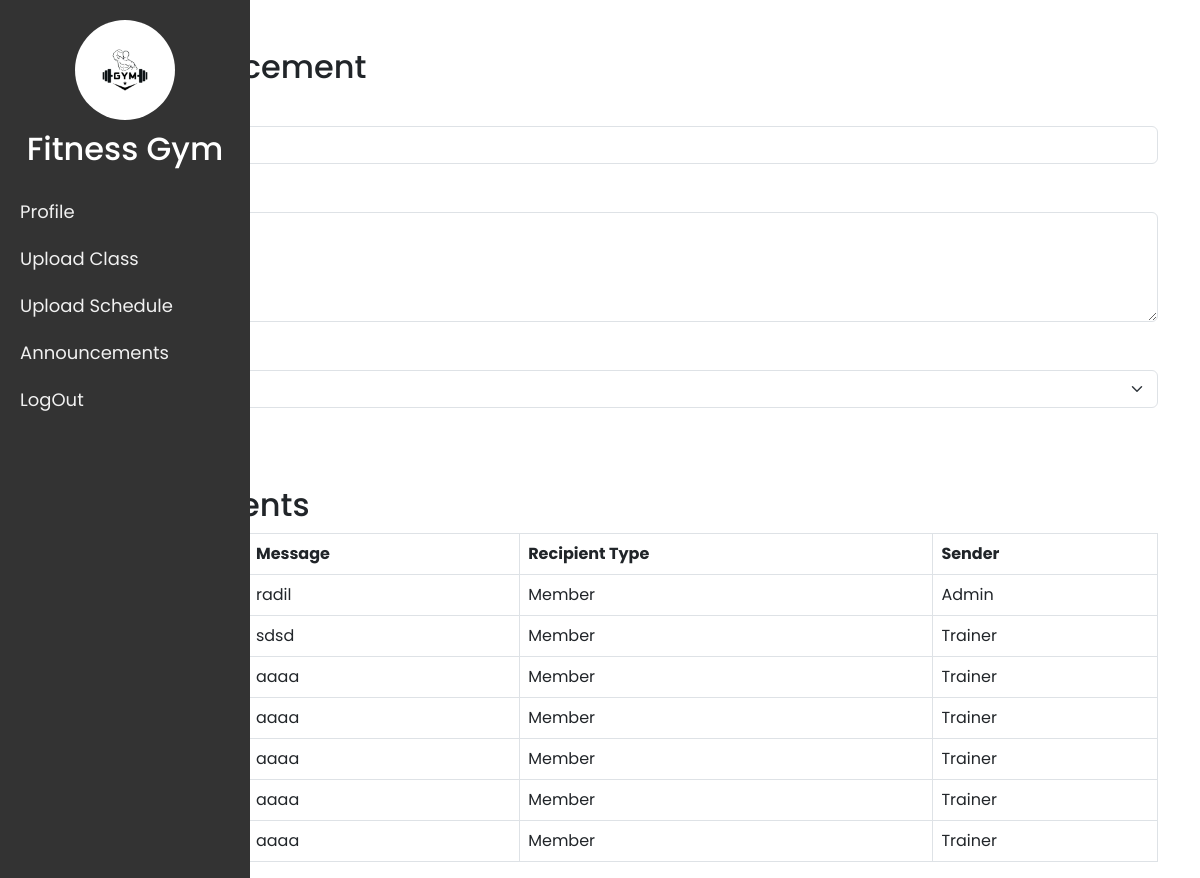
/trainer/add_announcement.php, run on the app's committed database.
### tables this page shows
CREATE TABLE IF NOT EXISTS `announcements` (
  `id` int NOT NULL AUTO_INCREMENT,
  `sender_type` enum('admin','trainer') NOT NULL,
  `sender_id` int NOT NULL,
  `recipient_type` enum('member','trainer','both') NOT NULL,
  `title` varchar(255) NOT NULL,
  `content` text NOT NULL,
  `created_at` timestamp NULL DEFAULT CURRENT_TIMESTAMP,
  `updated_at` timestamp NULL DEFAULT NULL ON UPDATE CURRENT_TIMESTAMP,
  `member_id` int DEFAULT NULL,
  PRIMARY KEY (`id`)
);

### trainer/add_announcement.php (the view, shortened to what this page needs)
<?php
include '../Components/DatabaseConnection.php';
include 'trainer_dashboard.php';
$sql = "SELECT * FROM announcements WHERE sender_type = 'admin' OR sender_id = 2";
$result = $conn->query($sql);
?>
<!DOCTYPE html>
<html lang="en">
<head>
    <link href="https://cdn.jsdelivr.net/npm/bootstrap@5.3.0/dist/css/bootstrap.min.css" rel="stylesheet">
</head>
<body>
<div class="container mt-5">
    <h2>Add Announcement</h2>
    <form action="add_announcement.php" method="POST" class="mb-4">
        <div class="mb-3">
            <label for="title" class="form-label">Title:</label>
            <input type="text" name="title" class="form-control" required>
        </div>
        <div class="mb-3">
            <label for="content" class="form-label">Message:</label>
            <textarea name="content" rows="4" class="form-control" required></textarea>
        </div>
        <div class="mb-3">
            <label for="recipient_type" class="form-label">Send to:</label>
            <select name="recipient_type" class="form-select" required>
                <option value="member">Members</option>
            </select>
        </div>
    </form>
    <h2>Announcements</h2>
    <table class="table table-bordered">
        <thead>
            <tr>
                <th>Title</th>
                <th>Message</th>
                <th>Recipient Type</th>
                <th>Sender</th>
            </tr>
        </thead>
        <tbody>
            <?php while ($row = $result->fetch_assoc()) { ?>
            <tr>
                <td><?php echo htmlspecialchars($row['title'] ?? 'No title available'); ?></td>
                <td><?php echo isset($row['content']) ? htmlspecialchars($row['content']) : 'No message available'; ?></td>
                <td><?php echo isset($row['recipient_type']) ? ucfirst(htmlspecialchars($row['recipient_type'])) : 'Unknown'; ?></td>
                <td><?php echo ucfirst(htmlspecialchars($row['sender_type'])); ?></td>
            </tr>
            <?php } ?>
        </tbody>
    </table>
</div>
</body>
</html>

### css/dashboard.css (style rules this page uses)
* { font-family: "Poppins", sans-serif; margin: 0; padding: 0; }
body { padding-left: 200px; }

### trainer/trainer_dashboard.php (style rules this page uses)
body { font-family: 'Poppins', sans-serif; margin: 0; padding: 0; background-color: #f0f0f0; }

### data on the page
announcements: content "radil", recipient_type "Member", sender_type "Admin"
announcements: content "sdsd", recipient_type "Member", sender_type "Trainer"
announcements: content "aaaa", recipient_type "Member", sender_type "Trainer"
announcements: content "aaaa", recipient_type "Member", sender_type "Trainer"
announcements: content "aaaa", recipient_type "Member", sender_type "Trainer"
announcements: content "aaaa", recipient_type "Member", sender_type "Trainer"
announcements: content "aaaa", recipient_type "Member", sender_type "Trainer"
